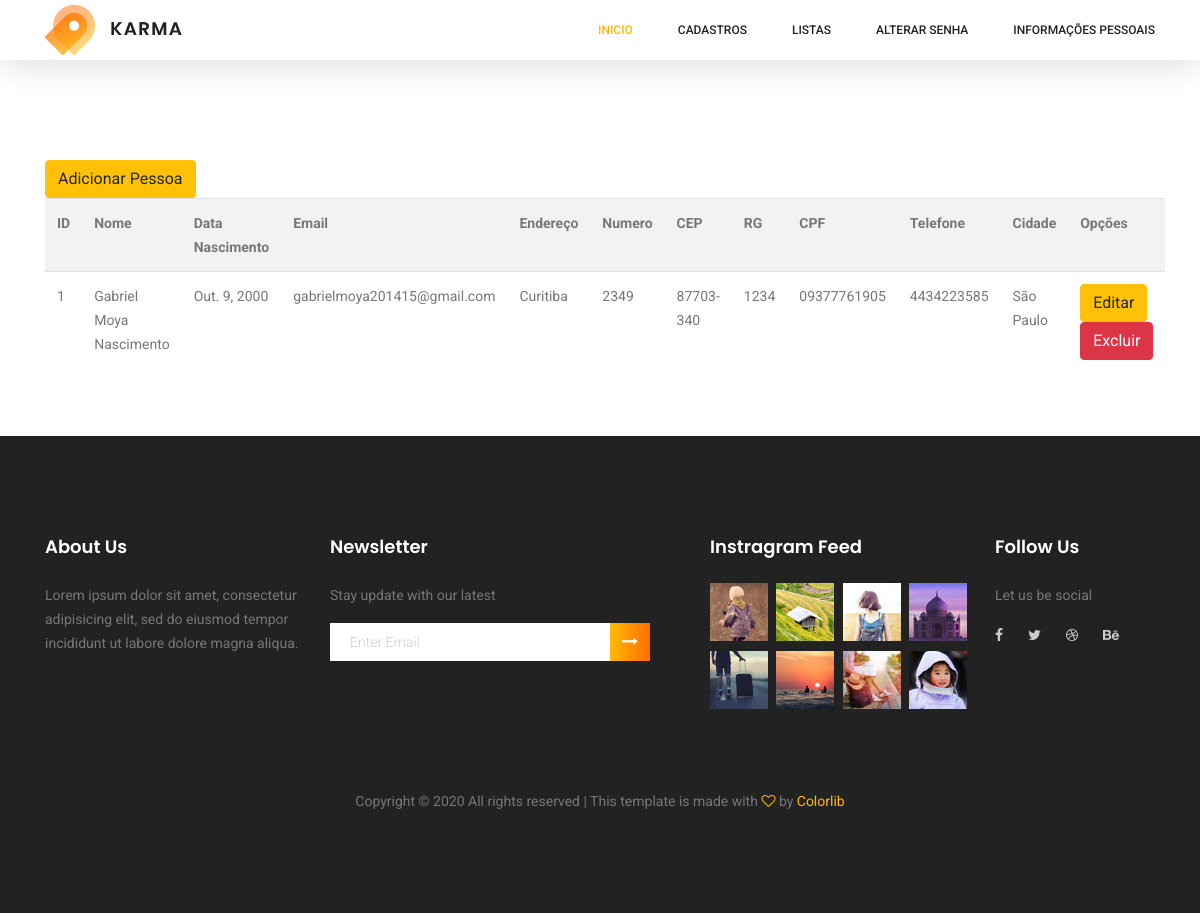
The page /listar/pessoas/ (signed in) on the database as committed earlier.
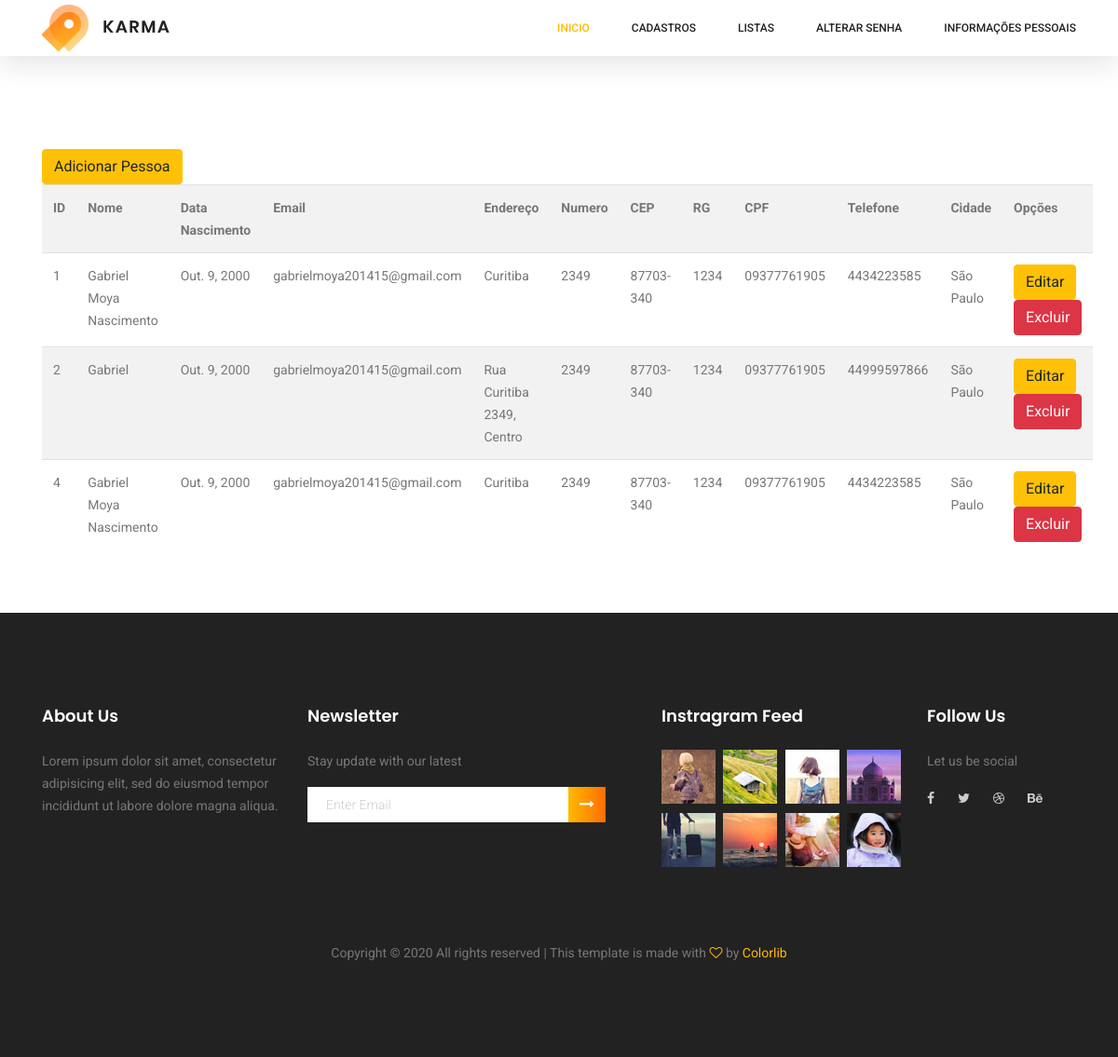
The same page on the database as committed later.
### cadastros/models.py (models this page shows, shortened)
class Pessoa(models.Model):
    nome = models.CharField(max_length=50, verbose_name="Qual seu nome?", help_text="Digite seu nome completo")
    nascimento = models.DateField(verbose_name='data de nascimento')
    email = models.CharField(max_length=100)
    endereco = models.CharField(max_length=100)
    numero = models.CharField(max_length=10)
    cep = models.CharField(max_length=25)
    rg = models.CharField(max_length=25)
    cpf = models.CharField(max_length=25)
    telefone = models.CharField(max_length=25)
    cidade = models.ForeignKey(Cidade, on_delete=models.PROTECT)
    usuario = models.ForeignKey(User, on_delete=models.PROTECT)

class Cidade(models.Model):
    nome = models.CharField(max_length=50)
    estado = models.ForeignKey(Estado, on_delete=models.PROTECT)

### cadastros/views.py (the view)
# urls.py: path('listar/pessoas/', PessoaList.as_view(), name="listar-pessoas"),
class PessoaList(LoginRequiredMixin, ListView):
    model = Pessoa
    template_name = 'cadastros/listar_pessoas.html'
    login_url = reverse_lazy('login')
    def get_queryset(self):
        self.object_list = Pessoa.objects.filter(usuario=self.request.user)
        return self.object_list

### cadastros/templates/cadastros/listar_pessoas.html
{% extends 'cadastros/formulario.html' %}
{% load crispy_forms_tags %}
{% block conteudo %}
<div class="container mt-5 py-5">
    <div class="row pt-5 mt-3">
        <div class="col-lg">
            <a href="{% url 'cadastrar-pessoa' %}" class="btn btn-warning">Adicionar Pessoa</a>
            <table class="table table-striped">
                <tr>
                    <th>ID</th>
                    <th>Nome</th>
                    <th>Data Nascimento</th>
                    <th>Email</th>
                    <th>Endereço</th>
                    <th>Numero</th>
                    <th>CEP</th>
                    <th>RG</th>
                    <th>CPF</th>
                    <th>Telefone</th>
                    <th>Cidade</th>
                    <th>Opções</th>
                </tr>
                {% for pessoa in object_list %}
                <tr>
                    <td>{{pessoa.pk}}</td>
                    <td>{{pessoa.nome}}</td>
                    <td>{{pessoa.nascimento}}</td>
                    <td>{{pessoa.email}}</td>
                    <td>{{pessoa.endereco}}</td>
                    <td>{{pessoa.numero}}</td>
                    <td>{{pessoa.cep}}</td>
                    <td>{{pessoa.rg}}</td>
                    <td>{{pessoa.cpf}}</td>
                    <td>{{pessoa.telefone}}</td>
                    <td>{{pessoa.cidade.nome}}</td>
                    <td>
                        <a href="{% url 'atualizar-pessoa' pessoa.pk %}" class="btn btn-warning">Editar</a>
                        <a href="{% url 'deletar-pessoa' pessoa.pk %}" class="btn btn-danger">Excluir</a>
                    </td>
                </tr>
                {% empty %}
                <tr>
                    <td colspan="3">Nenhuma pessoa cadastrada!</td>
                </tr>
                {% endfor %}
            </table>
        </div>
    </div>
</div>
{% endblock %}

### cadastros/templates/cadastros/formulario.html (shortened to what this page needs)
{% load static %}
<!DOCTYPE html>
<html lang="zxx" class="no-js">
<head>
    <link rel="stylesheet" href="{% static 'karma/css/linearicons.css' %}">
    <link rel="stylesheet" href="{% static 'karma/css/font-awesome.min.css' %}">
    <link rel="stylesheet" href="{% static 'karma/css/themify-icons.css' %}">
    <link rel="stylesheet" href="{% static 'karma/css/bootstrap.css' %}">
    <link rel="stylesheet" href="{% static 'karma/css/owl.carousel.css' %}">
    <link rel="stylesheet" href="{% static 'karma/css/nice-select.css' %}">
    <link rel="stylesheet" href="{% static 'karma/css/nouislider.min.css' %}">
    <link rel="stylesheet" href="{% static 'karma/css/ion.rangeSlider.css' %}" />
    <link rel="stylesheet" href="{% static 'karma/css/ion.rangeSlider.skinFlat.css' %}"/>
    <link rel="stylesheet" href="{% static 'karma/css/magnific-popup.css' %}">
    <link rel="stylesheet" href="{% static 'karma/css/main.css' %}">
</head>
<body>
    {% block menu%}
    <header class="header_area sticky-header">
        <div class="main_menu">
            <nav class="navbar navbar-expand-lg navbar-light main_box">
                <div class="container">
                    <a class="navbar-brand logo_h" href="{% static 'karma/index.html' %}"><img src="{% static 'karma/img/logo.png' %}" alt=""></a>
                    <div class="collapse navbar-collapse offset" id="navbarSupportedContent">
                        <ul class="nav navbar-nav menu_nav ml-auto">
                            <li class="nav-item active"><a class="nav-link" href="/cadastrar/index">Inicio</a></li>
                            {% if request.user.is_authenticated %}
                            <li class="nav-item submenu dropdown">
                                <a href="#" class="nav-link dropdown-toggle" data-toggle="dropdown" role="button"
                                    aria-haspopup="true" aria-expanded="false">Cadastros</a>
                            </li>
                            <li class="nav-item submenu dropdown">
                                <a href="#" class="nav-link dropdown-toggle" data-toggle="dropdown" role="button"
                                    aria-haspopup="true" aria-expanded="false">Listas</a>
                            </li>
                            <li class="nav-item"><a class="nav-link" href="{% url 'alterar-senha' %}">Alterar senha</a></li>
                            <li class="nav-item submenu dropdown">
                                <a href="#" class="nav-link dropdown-toggle" data-toggle="dropdown" role="button" aria-haspopup="true"
                                    aria-expanded="false">Informações Pessoais</a>
                            </li>
                            {% else %}
                            <li class="nav-item"><a class="nav-link" href="{% url 'login' %}">Entrar</a></li>
                            {% endif %}
                        </ul>
                    </div>
                </div>
            </nav>
        </div>
    </header>
    {%endblock%}
    {%block conteudo%}{%endblock%}
    {%block rodape%}
    <footer class="footer-area section_gap">
        <div class="container">
            <div class="row">
                <div class="col-lg-3  col-md-6 col-sm-6">
                    <div class="single-footer-widget">
                        <h6>About Us</h6>
                        <p>
                            Lorem ipsum dolor sit amet, consectetur adipisicing elit, sed do eiusmod tempor incididunt
                            ut labore dolore
                            magna aliqua.
                        </p>
                    </div>
                </div>
                <div class="col-lg-4  col-md-6 col-sm-6">
                    <div class="single-footer-widget">
                        <h6>Newsletter</h6>
                        <p>Stay update with our latest</p>
                        <div class="" id="mc_embed_signup">
                            <form target="_blank" novalidate="true"
                                action="https://spondonit.us12.list-manage.com/subscribe/post?u=1462626880ade1ac87bd9c93a&amp;id=92a4423d01"
                                method="get" class="form-inline">
                                <div class="d-flex flex-row">
                                    <input class="form-control" name="EMAIL" placeholder="Enter Email"
                                        onfocus="this.placeholder = ''" onblur="this.placeholder = 'Enter Email '"
                                        required="" type="email">
                                    <button class="click-btn btn btn-default"><i class="fa fa-long-arrow-right"
                                            aria-hidden="true"></i></button>
                                </div>
                            </form>
                        </div>
                    </div>
                </div>
                <div class="col-lg-3  col-md-6 col-sm-6">
                    <div class="single-footer-widget mail-chimp">
                        <h6 class="mb-20">Instragram Feed</h6>
                        <ul class="instafeed d-flex flex-wrap">
                            <li><img src="{% static 'karma/img/i1.jpg' %}" alt=""></li>
                            <li><img src="{% static 'karma/img/i2.jpg' %}" alt=""></li>
                            <li><img src="{% static 'karma/img/i3.jpg' %}" alt=""></li>
                            <li><img src="{% static 'karma/img/i4.jpg' %}" alt=""></li>
                            <li><img src="{% static 'karma/img/i5.jpg' %}" alt=""></li>
                            <li><img src="{% static 'karma/img/i6.jpg' %}" alt=""></li>
                            <li><img src="{% static 'karma/img/i7.jpg' %}" alt=""></li>
                            <li><img src="{% static 'karma/img/i8.jpg' %}" alt=""></li>
                        </ul>
                    </div>
                </div>
                <div class="col-lg-2 col-md-6 col-sm-6">
                    <div class="single-footer-widget">
                        <h6>Follow Us</h6>
                        <p>Let us be social</p>
                        <div class="footer-social d-flex align-items-center">
                            <a href="#"><i class="fa fa-facebook"></i></a>
                            <a href="#"><i class="fa fa-twitter"></i></a>
                            <a href="#"><i class="fa fa-dribbble"></i></a>
                            <a href="#"><i class="fa fa-behance"></i></a>
                        </div>
                    </div>
                </div>
            </div>
            <div class="footer-bottom d-flex justify-content-center align-items-center flex-wrap">
                <p class="footer-text m-0">
                    Copyright &copy;
                    <script>document.write(new Date().getFullYear());</script> All rights reserved | This template is
                    made with <i class="fa fa-heart-o" aria-hidden="true"></i> by <a href="https://colorlib.com"
                        target="_blank">Colorlib</a>
                </p>
            </div>
        </div>
    </footer>
    {%endblock%}
</body>
</html>

Rows that differ between the two databases and show on the page:
added Pessoa: pk "2", nome "Gabriel", nascimento "Out. 9, 2000", email "gabrielmoya201415@gmail.com", endereco "Rua Curitiba 2349, Centro", numero "2349", cep "87703-340", rg "1234", cpf "09377761905", telefone "44999597866", cidade.nome "São Paulo"
added Pessoa: pk "4", nome "Gabriel Moya Nascimento", nascimento "Out. 9, 2000", email "gabrielmoya201415@gmail.com", endereco "Curitiba", numero "2349", cep "87703-340", rg "1234", cpf "09377761905", telefone "4434223585", cidade.nome "São Paulo"
